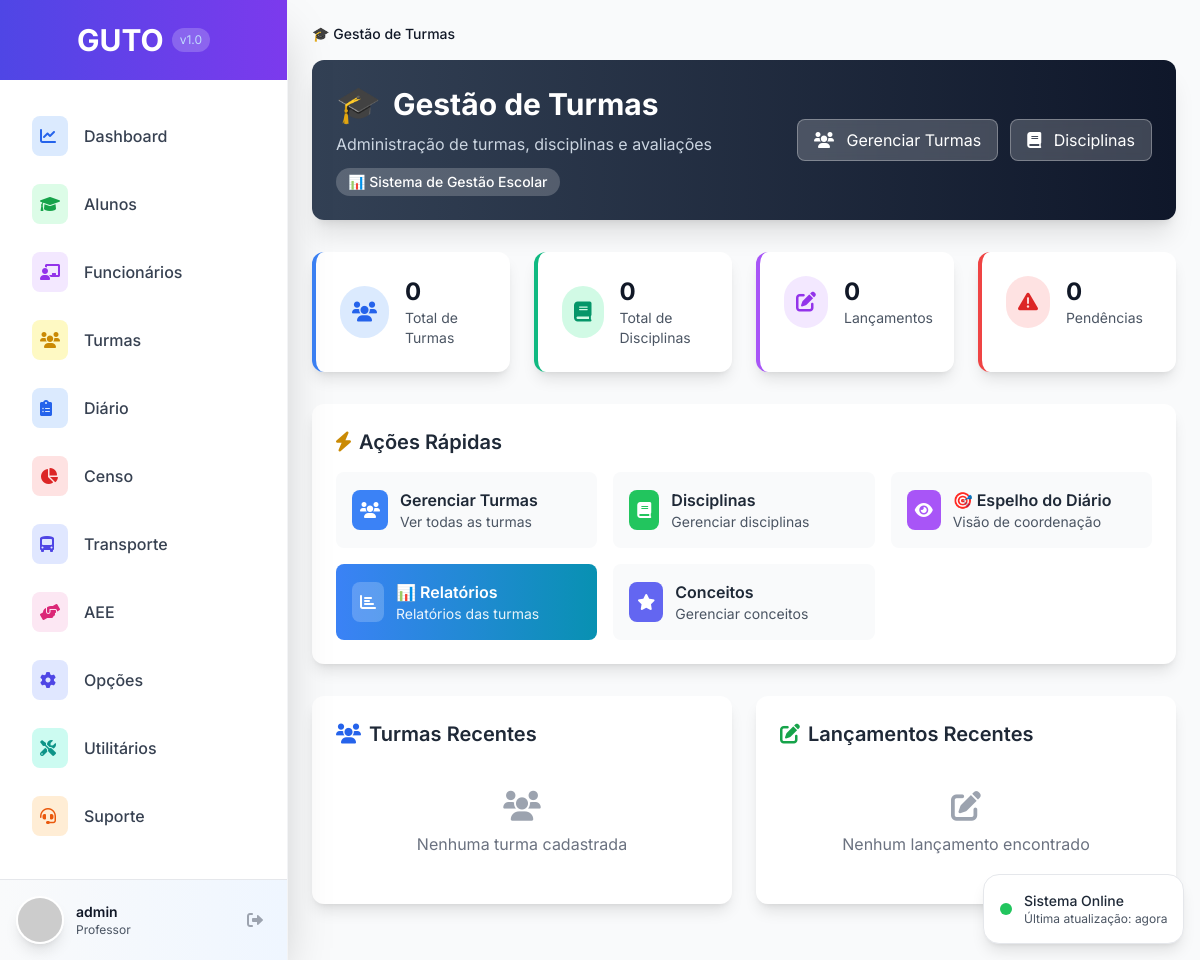
Page /turmas/ (signed in) on the earlier database version.
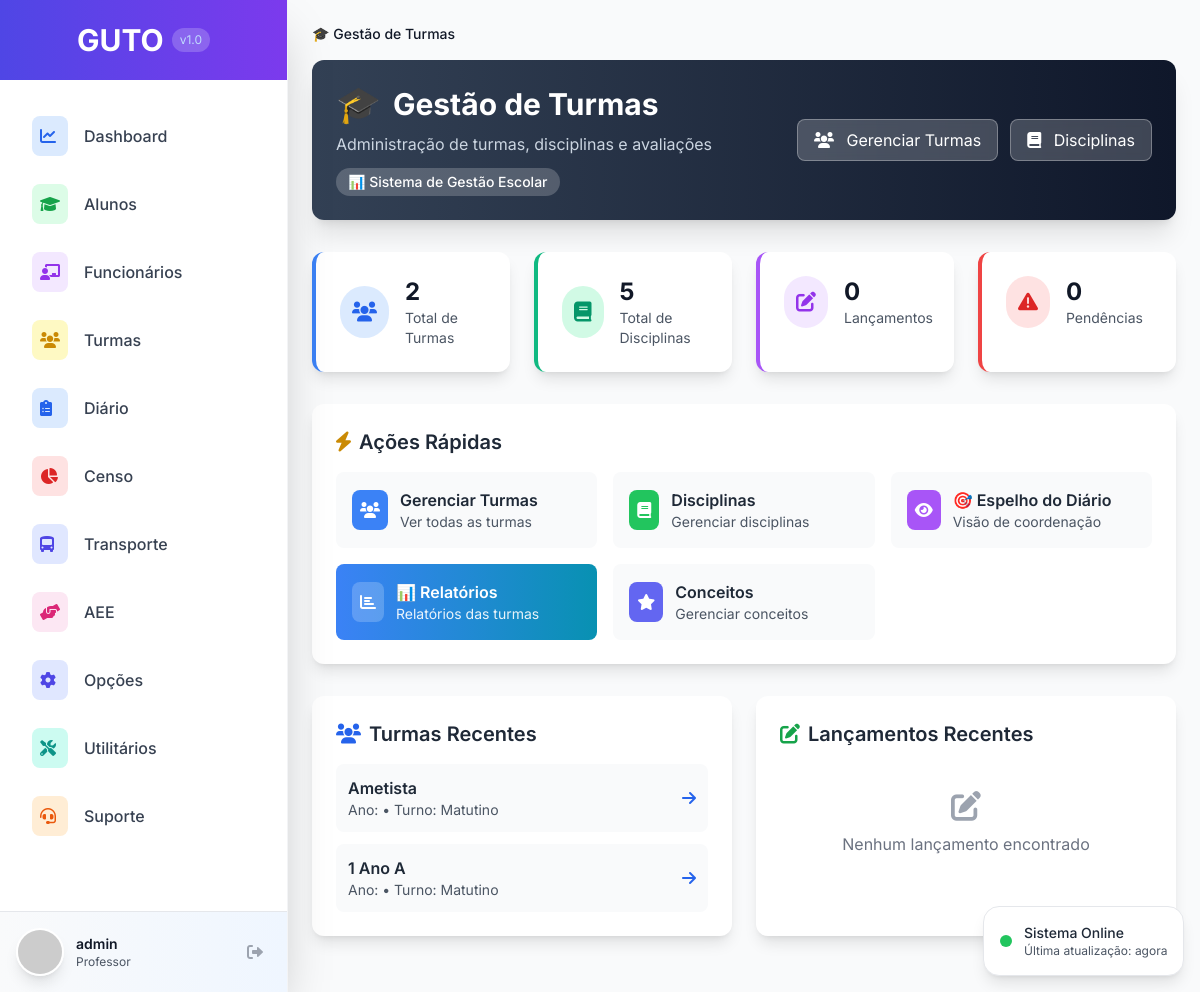
Same page on the later database version.
### turma/models.py (models this page shows, shortened)
class Turma(models.Model):
    TIPO_ENSINO_CHOICES = [
        ('EDUCACAO_INFANTIL', 'Educação Infantil'),
        ('ENSINO_FUNDAMENTAL_I', 'Ensino Fundamental I'),
        ('ENSINO_FUNDAMENTAL_II', 'Ensino Fundamental II'),
        ('ENSINO_MEDIO', 'Ensino Médio'),
    ]
    ANO_SERIE_CHOICES = [
        ('BERÇARIO', 'Berçário'),
        ('MATERNAL_I', 'Maternal I'),
        ('MATERNAL_II', 'Maternal II'),
        ('PRE_I', 'Pré I'),
        ('PRE_II', 'Pré II'),
        ('1_ANO', '1º Ano'),
        ('2_ANO', '2º Ano'),
        ('3_ANO', '3º Ano'),
        ('4_ANO', '4º Ano'),
        ('5_ANO', '5º Ano'),
        ('6_ANO', '6º Ano'),
        ('7_ANO', '7º Ano'),
        ('8_ANO', '8º Ano'),
        ('9_ANO', '9º Ano'),
        ('1_ANO_EM', '1º Ano'),
        ('2_ANO_EM', '2º Ano'),
        ('3_ANO_EM', '3º Ano'),
    ]
    TURNO_CHOICES = [
        ('MATUTINO', 'Matutino'),
        ('VESPERTINO', 'Vespertino'),
        ('NOTURNO', 'Noturno'),
        ('INTEGRAL', 'Integral'),
    ]
    nome = models.CharField(max_length=255, verbose_name="Nome da Turma")
    periodo_letivo = models.CharField(max_length=4, default=str(date.today().year), verbose_name="Período Letivo")
    tipo_ensino = models.CharField(max_length=50, choices=TIPO_ENSINO_CHOICES, verbose_name="Tipo de Ensino")
    ano_serie = models.CharField(max_length=50, choices=ANO_SERIE_CHOICES, verbose_name="Ano/Série")
    turno = models.CharField(max_length=20, choices=TURNO_CHOICES, verbose_name="Turno")
    diario_fechado = models.BooleanField(default=False, verbose_name="Diário Fechado")
    vagas_total = models.IntegerField(default=30, verbose_name="Total de Vagas")
    data_criacao = models.DateTimeField(auto_now_add=True, verbose_name="Data de Criação", null=True, blank=True)
    usuario_criacao = models.ForeignKey(User, on_delete=models.PROTECT, verbose_name="Criado por", null=True, blank=True)
    class Meta:
        verbose_name = "Turma"
        verbose_name_plural = "Turmas"
        unique_together = ['nome', 'periodo_letivo']
        ordering = ['periodo_letivo', 'ano_serie', 'nome']

### turma/views.py (the view)
# urls.py: path('', views.avaliacao_home, name='avaliacao_home'),
@login_required
def avaliacao_home(request):
    total_turmas = Turma.objects.count()
    total_disciplinas = Disciplina.objects.count()
    total_lancamentos = LancamentoNota.objects.count()
    pendencias = PendenciaAvaliacao.objects.filter(resolvida=False).count()
    turmas_recentes = Turma.objects.order_by('-id')[:5]
    lancamentos_recentes = LancamentoNota.objects.order_by('-data_lancamento')[:5]
    context = {
        'total_turmas': total_turmas,
        'total_disciplinas': total_disciplinas,
        'total_lancamentos': total_lancamentos,
        'pendencias': pendencias,
        'turmas_recentes': turmas_recentes,
        'lancamentos_recentes': lancamentos_recentes,
    }
    return render(request, 'turma/home.html', context)

### templates/turma/home.html (shortened to what the changed rows need)
{% extends 'base.html' %}
{% block content %}
<div class="max-w-7xl mx-auto">
    <div class="mb-8">
        <div class="bg-gradient-to-r from-slate-700 to-slate-900 rounded-xl p-6 text-white shadow-xl">
            <div class="flex items-center justify-between">
                <div>
                    <h1 class="text-3xl font-bold flex items-center">
                        <span class="text-4xl mr-3">🎓</span>
                        Gestão de Turmas
                    </h1>
                </div>
            </div>
        </div>
    </div>
    <div class="grid grid-cols-1 md:grid-cols-2 lg:grid-cols-4 gap-6 mb-8">
        <div class="bg-white rounded-xl shadow-lg p-6 border-l-4 border-blue-500 hover:shadow-xl transition-shadow duration-300">
            <div class="flex items-center">
                <div>
                    <div class="text-2xl font-bold text-gray-900">{{ total_turmas }}</div>
                    <div class="text-sm text-gray-600">Total de Turmas</div>
                </div>
            </div>
        </div>
        <div class="bg-white rounded-xl shadow-lg p-6 border-l-4 border-emerald-500 hover:shadow-xl transition-shadow duration-300">
            <div class="flex items-center">
                <div>
                    <div class="text-2xl font-bold text-gray-900">{{ total_disciplinas }}</div>
                    <div class="text-sm text-gray-600">Total de Disciplinas</div>
                </div>
            </div>
        </div>
    </div>
    <div class="bg-white rounded-xl shadow-lg p-6 mb-8">
        <h2 class="text-xl font-semibold text-gray-800 mb-4">
            <i class="fas fa-bolt text-yellow-600 mr-2"></i>Ações Rápidas
        </h2>
    </div>
    <div class="grid grid-cols-1 lg:grid-cols-2 gap-6 mb-8">
        <div class="bg-white rounded-xl shadow-lg p-6">
            <h2 class="text-xl font-semibold text-gray-800 mb-4">
                <i class="fas fa-users text-blue-600 mr-2"></i>Turmas Recentes
            </h2>
            {% if turmas_recentes %}
                <div class="space-y-3">
                    {% for turma in turmas_recentes %}
                        <div class="flex items-center justify-between p-3 bg-gray-50 rounded-lg">
                            <div>
                                <p class="font-semibold text-gray-800">{{ turma.nome }}</p>
                                <p class="text-sm text-gray-600">Ano: {{ turma.ano }} • Turno: {{ turma.get_turno_display }}</p>
                            </div>
                            <a href="{% url 'turma:turmas_list' %}?turma={{ turma.id }}" class="text-blue-600 hover:text-blue-800">
                                <i class="fas fa-arrow-right"></i>
                            </a>
                        </div>
                    {% endfor %}
                </div>
            {% else %}
                <div class="text-center py-6">
                    <i class="fas fa-users text-gray-400 text-3xl mb-2"></i>
                    <p class="text-gray-500">Nenhuma turma cadastrada</p>
                </div>
            {% endif %}
        </div>
        <div class="bg-white rounded-xl shadow-lg p-6">
            <h2 class="text-xl font-semibold text-gray-800 mb-4">
                <i class="fas fa-edit text-green-600 mr-2"></i>Lançamentos Recentes
            </h2>
        </div>
    </div>
</div>
{% endblock %}

Differences in the rows shown:
added Turma: nome "Ametista", turno "Matutino"
added Turma: nome "1 Ano A", turno "Matutino"
Other differences:
{{ total_turmas }}: "0" → "2"
{{ total_disciplinas }}: "0" → "5"
text no longer shown: "Nenhuma turma cadastrada"
